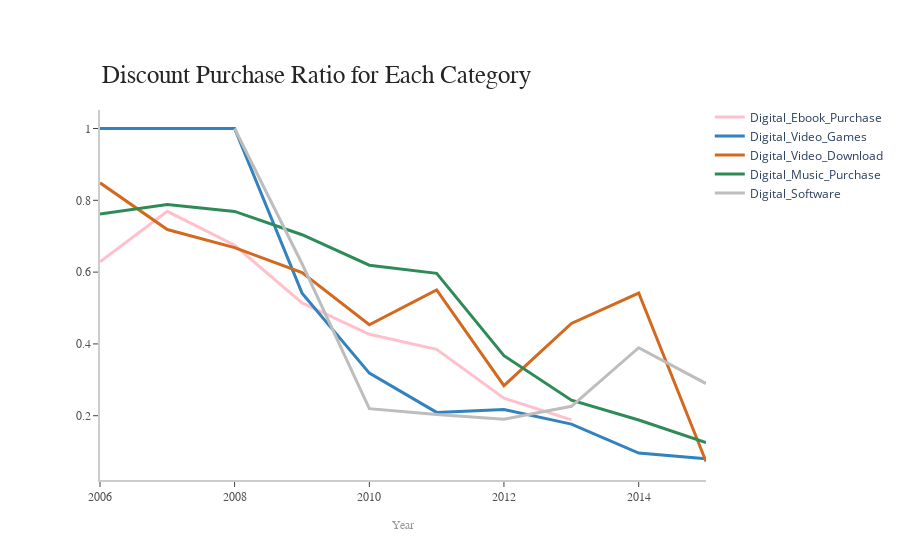

Notebook code cell kept with this figure:
### Code cell
%%local 
verify_purchase_tab = verify_purchase_tab[verify_purchase_tab['_2']>='2006']
verify_purchase_tab = verify_purchase_tab.sort_values('_2')
verify_purchase_tab['_2'] = pd.to_datetime(verify_purchase_tab['_2'])
ts_cat_plot(verify_purchase_tab, 'Discount Purchase Ratio for Each Category')

### Figure 1 — Plotly figure (JSON) as saved in the notebook; plotly's stock layout.template omitted (floating-point values rounded to 4 significant figures)
{"data": [{"line": {"color": "rgb(255,192,203)", "width": 3}, "mode": "lines", "name": "Digital_Ebook_Purchase", "type": "scatter", "x": ["2006-01-01T00:00:00+00:00", "2007-01-01T00:00:00+00:00", "2008-01-01T00:00:00+00:00", "2009-01-01T00:00:00+00:00", "2010-01-01T00:00:00+00:00", "2011-01-01T00:00:00+00:00", "2012-01-01T00:00:00+00:00", "2013-01-01T00:00:00+00:00"], "y": [0.6286, 0.7692, 0.6748, 0.5143, 0.4268, 0.3848, 0.2488, 0.1883]}, {"line": {"color": "rgb(49,130,189)", "width": 3}, "mode": "lines", "name": "Digital_Video_Games", "type": "scatter", "x": ["2006-01-01T00:00:00+00:00", "2008-01-01T00:00:00+00:00", "2009-01-01T00:00:00+00:00", "2010-01-01T00:00:00+00:00", "2011-01-01T00:00:00+00:00", "2012-01-01T00:00:00+00:00", "2013-01-01T00:00:00+00:00", "2014-01-01T00:00:00+00:00", "2015-01-01T00:00:00+00:00"], "y": [1, 1, 0.5413, 0.3187, 0.2092, 0.217, 0.1765, 0.09611, 0.08]}, {"line": {"color": "rgb(210,105,30)", "width": 3}, "mode": "lines", "name": "Digital_Video_Download", "type": "scatter", "x": ["2006-01-01T00:00:00+00:00", "2007-01-01T00:00:00+00:00", "2008-01-01T00:00:00+00:00", "2009-01-01T00:00:00+00:00", "2010-01-01T00:00:00+00:00", "2011-01-01T00:00:00+00:00", "2012-01-01T00:00:00+00:00", "2013-01-01T00:00:00+00:00", "2014-01-01T00:00:00+00:00", "2015-01-01T00:00:00+00:00"], "y": [0.8486, 0.7185, 0.6682, 0.5987, 0.4535, 0.5503, 0.2836, 0.4569, 0.5416, 0.07248]}, {"line": {"color": "rgb(46,139,87)", "width": 3}, "mode": "lines", "name": "Digital_Music_Purchase", "type": "scatter", "x": ["2006-01-01T00:00:00+00:00", "2007-01-01T00:00:00+00:00", "2008-01-01T00:00:00+00:00", "2009-01-01T00:00:00+00:00", "2010-01-01T00:00:00+00:00", "2011-01-01T00:00:00+00:00", "2012-01-01T00:00:00+00:00", "2013-01-01T00:00:00+00:00", "2014-01-01T00:00:00+00:00", "2015-01-01T00:00:00+00:00"], "y": [0.7619, 0.7885, 0.7691, 0.7041, 0.6192, 0.5965, 0.3674, 0.2434, 0.188, 0.1251]}, {"line": {"color": "rgb(189,189,189)", "width": 3}, "mode": "lines", "name": "Digital_Software", "type": "scatter", "x": ["2008-01-01T00:00:00+00:00", "2009-01-01T00:00:00+00:00", "2010-01-01T00:00:00+00:00", "2011-01-01T00:00:00+00:00", "2012-01-01T00:00:00+00:00", "2013-01-01T00:00:00+00:00", "2014-01-01T00:00:00+00:00", "2015-01-01T00:00:00+00:00"], "y": [1, 0.6233, 0.2197, 0.2033, 0.1903, 0.2263, 0.3894, 0.2895]}], "layout": {"annotations": [{"font": {"color": "rgb(37,37,37)", "family": "Arial", "size": 25}, "showarrow": false, "text": "Discount Purchase Ratio for Each Category", "x": 0, "xanchor": "left", "xref": "paper", "y": 1.05, "yanchor": "bottom", "yref": "paper"}, {"font": {"color": "rgb(150,150,150)", "family": "Arial", "size": 12}, "showarrow": false, "text": "Year", "x": 0.5, "xanchor": "center", "xref": "paper", "y": -0.1, "yanchor": "top", "yref": "paper"}], "autosize": false, "legend": {"orientation": "v", "x": 1.3, "xanchor": "right", "y": 1.02, "yanchor": "top"}, "margin": {"autoexpand": true, "l": 100, "r": 20, "t": 110}, "plot_bgcolor": "white", "showlegend": true, "xaxis": {"linecolor": "rgb(204, 204, 204)", "linewidth": 2, "showgrid": false, "showline": true, "showticklabels": true, "tickfont": {"color": "rgb(82, 82, 82)", "family": "Arial", "size": 12}, "ticks": "outside"}, "yaxis": {"linecolor": "rgb(204, 204, 204)", "linewidth": 2, "showgrid": false, "showline": true, "showticklabels": true, "tickfont": {"color": "rgb(82, 82, 82)", "family": "Arial", "size": 12}, "ticks": "outside"}}}
